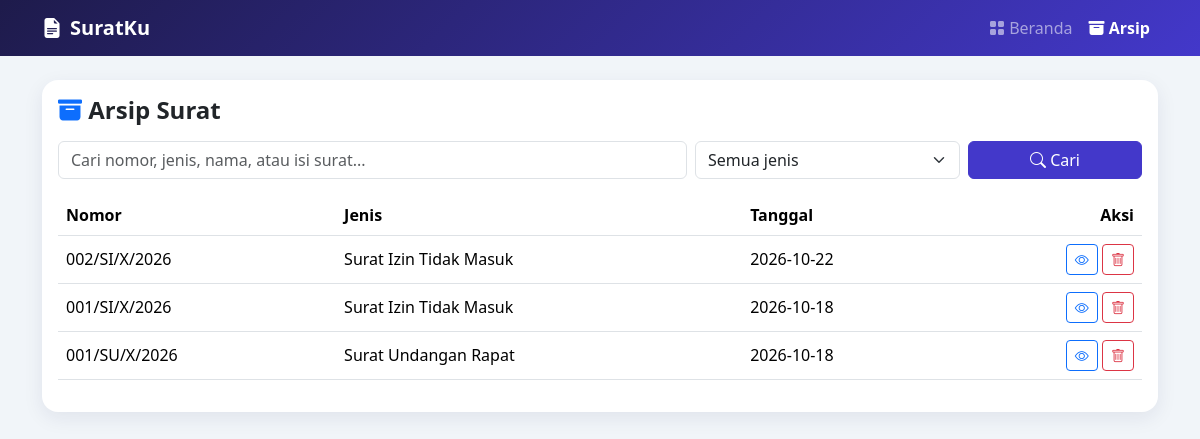
Page /arsip on the committed database.
### tables this page shows
CREATE TABLE letters (
        id INTEGER PRIMARY KEY AUTOINCREMENT, nomor TEXT NOT NULL, jenis TEXT NOT NULL,
        judul TEXT NOT NULL, data TEXT NOT NULL, dibuat TEXT NOT NULL);

### app.py (the view)
@app.route("/arsip")
def arsip():
    q = request.args.get("q", "").strip()
    jenis = request.args.get("jenis", "")
    rows = get_db().execute(
        """SELECT * FROM letters WHERE (? = '' OR jenis = ?)
           AND (nomor LIKE ? OR judul LIKE ? OR data LIKE ?) ORDER BY id DESC""",
        (jenis, jenis, f"%{q}%", f"%{q}%", f"%{q}%")).fetchall()
    return render_template("arsip.html", rows=rows, q=q, jenis=jenis, surat=SURAT)

### app.py (called while the page is built)
def get_db():
    if "db" not in g:
        g.db = sqlite3.connect(DATABASE)
        g.db.row_factory = sqlite3.Row
    return g.db

### templates/arsip.html (shortened to what this page needs)
{% extends "base.html" %}
{% block content %}
<div class="card"><div class="card-body">
  <h1 class="h4 fw-bold mb-3"><i class="bi bi-archive-fill text-primary"></i> Arsip Surat</h1>
  <form method="get" class="row g-2 mb-3">
    <div class="col-md-7"><input class="form-control" name="q" value="{{ q }}" placeholder="Cari nomor, jenis, nama, atau isi surat..."></div>
    <div class="col-md-3">
      <select class="form-select" name="jenis" onchange="this.form.submit()">
        <option value="">Semua jenis</option>
      </select>
    </div>
    <div class="col-md-2 d-grid"><button class="btn btn-primary"><i class="bi bi-search"></i> Cari</button></div>
  </form>
  <div class="table-responsive"><table class="table align-middle">
    <thead><tr><th>Nomor</th><th>Jenis</th><th>Tanggal</th><th class="text-end">Aksi</th></tr></thead>
    <tbody>
    {% for r in rows %}
    <tr>
      <td class="fw-medium">{{ r.nomor }}</td><td>{{ r.judul }}</td><td>{{ r.dibuat }}</td>
      <td class="text-end">
        <a class="btn btn-sm btn-outline-primary" href="{{ url_for('lihat', sid=r.id) }}"><i class="bi bi-eye"></i></a>
        <form method="post" action="{{ url_for('hapus', sid=r.id) }}" class="d-inline" onsubmit="return confirm('Hapus surat {{ r.nomor }}?')">
          <button class="btn btn-sm btn-outline-danger"><i class="bi bi-trash"></i></button></form>
      </td>
    </tr>
    {% else %}
    <tr><td colspan="4" class="text-center text-muted py-4">Tidak ada surat yang cocok.</td></tr>
    {% endfor %}
    </tbody></table></div>
</div></div>
{% endblock %}

### templates/base.html (style rules this page uses)
body { background:#f1f5f9; min-height:100vh; }
.card { border:0; border-radius:16px; box-shadow:0 6px 20px rgba(30,27,75,.08); }
.btn-primary { --bs-btn-bg:#4338ca; --bs-btn-border-color:#4338ca; --bs-btn-hover-bg:#3730a3; --bs-btn-hover-border-color:#3730a3; }

### rows in the picture
letters: nomor "002/SI/X/2026", judul "Surat Izin Tidak Masuk", dibuat "2026-10-22"
letters: nomor "001/SI/X/2026", judul "Surat Izin Tidak Masuk", dibuat "2026-10-18"
letters: nomor "001/SU/X/2026", judul "Surat Undangan Rapat", dibuat "2026-10-18"
